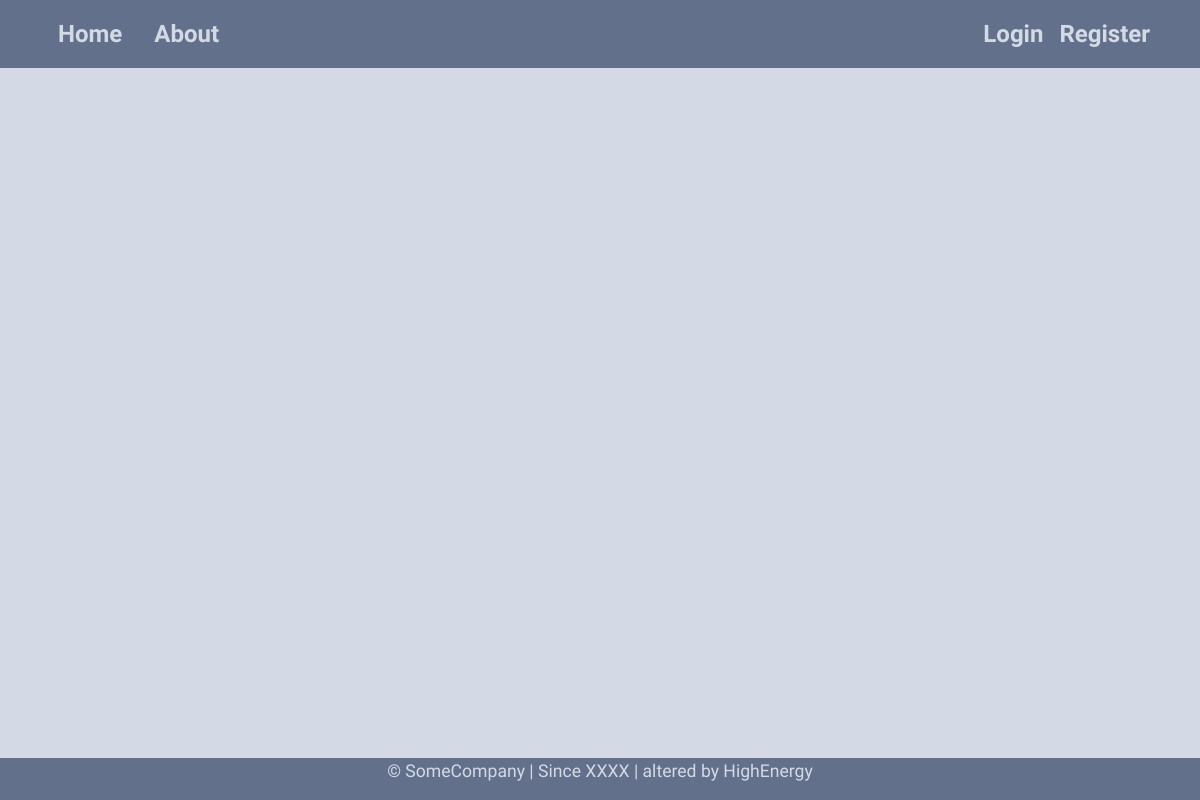
Before: / with the older database file.
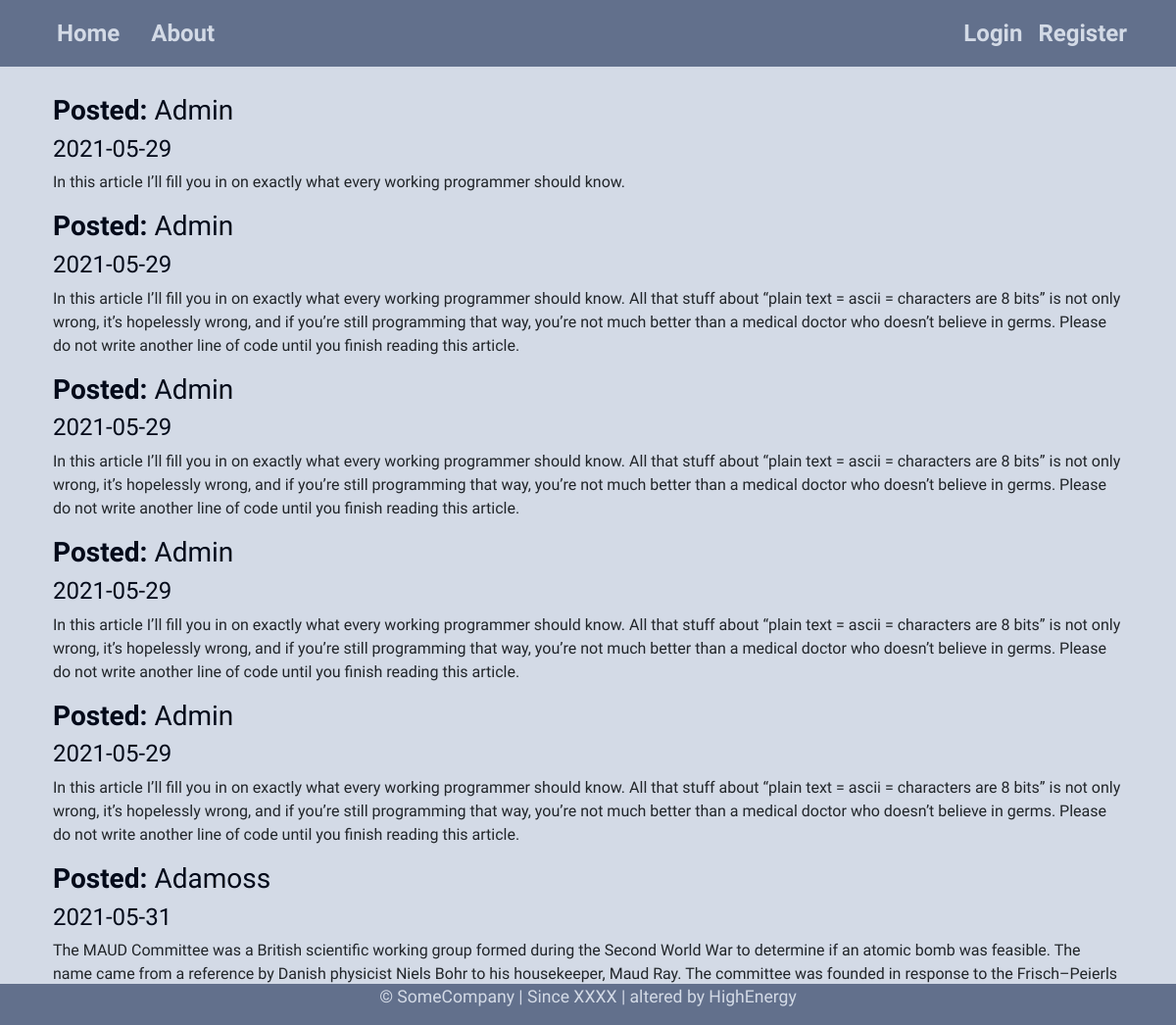
After: the same page with the newer database file.
### models.py (models this page shows, shortened)
class Post(db.Model):
    __tablename__ = 'post'
    id = db.Column(db.Integer, primary_key=True)
    title = db.Column(db.String(80), index=True, nullable=False)
    date_posted = db.Column(db.DateTime, default=datetime.utcnow, nullable=False)
    text = db.Column(db.Text, index=True, nullable=False)
    user_id = db.Column(db.Integer, db.ForeignKey('user.id', ondelete='cascade'), nullable=False)

class User(db.Model, UserMixin):
    __tablename__ = 'user'
    id = db.Column(db.Integer, primary_key=True)
    username = db.Column(db.String(20), index=True, unique=True, nullable=False)
    email = db.Column(db.String(64), index=True, unique=True, nullable=False)
    hashed_password = db.Column(db.String(32), index=True, nullable=False)
    profile_picture = db.Column(db.String(20), nullable=False)
    gender = db.Column(db.String(10), nullable=False)
    joined_time = db.Column(db.DateTime, default=datetime.utcnow, nullable=False)
    user_post = db.relationship('Post', backref='user', cascade='all, delete, delete-orphan', lazy=True)

### routes.py (the view)
@myApp.route('/home')
@myApp.route('/')
def home():
    posts = Post.query.all()
    return render_template('home.html', title='Home', posts=posts)

### templates/home.html
{% extends 'base.html' %}
{% block content %}
    {% for post in posts %}
        <article>
            <div>
                <h3><strong>Posted:</strong> {{ post.user.username | title }}</h3>
                <h4>{{ post.date_posted.strftime("%Y-%m-%d") }} </h4>
                <p>{{ post.text }}</p>
            </div>
        </article>
    {% endfor %}
{% endblock %}

### templates/base.html (shortened to what this page needs)
<!DOCTYPE html>
<html lang="en">
<head>
    <link rel="stylesheet" href="{{ url_for('static', filename='bootstrap.min.css') }}">
    <link rel="stylesheet" href="{{ url_for('static', filename='styles.css') }}">
</head>
<body>
    <header class="container">
        <nav class="navbar navbar-expand-md nav-bg fixed-top">
            <div class="container">
                <div class="collapse navbar-collapse">
                    <a class="nav-link" href="{{ url_for('home') }}">Home</a>
                    <a class="nav-link" href="{{ url_for('about') }}">About</a>
                </div>
                <div class="navbar-nav">
                    {% if current_user.is_authenticated %}
                        <a class="nav-link" href="{{ url_for('logout') }}">Logout</a>
                    {% else %}
                        <a class="nav-link" href="{{ url_for('login') }}">Login</a>
                        <a class="nav-link" href="{{ url_for('register') }}">Register</a>
                    {% endif %}
                </div>
            </div>
        </nav>
    </header>
    <main class="container">
        <div class="container">
            {% block content %}{% endblock %}
        </div>
    </main>
    <footer class="fixed-bottom">
        <div class="text-center">
            <p class="p-font">&copy; SomeCompany | <span>Since XXXX</span> | altered by HighEnergy</p>
        </div>
    </footer>
</body>
</html>

### static/styles.css (style rules this page uses)
body { background-color: #d3dae6; font-family: 'Cairo', sans-serif; }
header { margin-bottom: 4em; font-size: 1.5em; }
footer { background-color: #62708c; margin-top: 4em; width: 100%; }
h1, h2, h3, h4, h5, h6 { color: #030a1a; }
a { text-decoration: none; }
.nav-bg { background-color: #62708c; }
.container .nav-link { color: #d3dae6; font-weight: bold; }
.p-font { font-size: 1.1em; color: #d3dae6; }

Changed rows visible on the page:
added Post: user.username "Admin", date_posted "2021-05-29", text "In this article I’ll fill you in on exactly what every working programmer should know."
added Post: user.username "Admin", date_posted "2021-05-29", text "In this article I’ll fill you in on exactly what every working programmer should know. All that stuff about “plain text = ascii = characters are 8 bits” is not only wrong, it’s hopelessly wrong, and if you’re still programming that way, you’re not much better than a medical doctor who doesn’t believe in germs. Please do not write another line of code until you finish reading this article."
added Post: user.username "Admin", date_posted "2021-05-29", text "In this article I’ll fill you in on exactly what every working programmer should know. All that stuff about “plain text = ascii = characters are 8 bits” is not only wrong, it’s hopelessly wrong, and if you’re still programming that way, you’re not much better than a medical doctor who doesn’t believe in germs. Please do not write another line of code until you finish reading this article."
added Post: user.username "Admin", date_posted "2021-05-29", text "In this article I’ll fill you in on exactly what every working programmer should know. All that stuff about “plain text = ascii = characters are 8 bits” is not only wrong, it’s hopelessly wrong, and if you’re still programming that way, you’re not much better than a medical doctor who doesn’t believe in germs. Please do not write another line of code until you finish reading this article."
added Post: user.username "Admin", date_posted "2021-05-29", text "In this article I’ll fill you in on exactly what every working programmer should know. All that stuff about “plain text = ascii = characters are 8 bits” is not only wrong, it’s hopelessly wrong, and if you’re still programming that way, you’re not much better than a medical doctor who doesn’t believe in germs. Please do not write another line of code until you finish reading this article."
added Post: user.username "Adamoss", date_posted "2021-05-31", text "The MAUD Committee was a British scientific working group formed during the Second World War to determine if an atomic bomb was feasible. The name came from a reference by Danish physicist Niels Bohr to his housekeeper, Maud Ray. The committee was founded in response to the Frisch–Peierls…"
